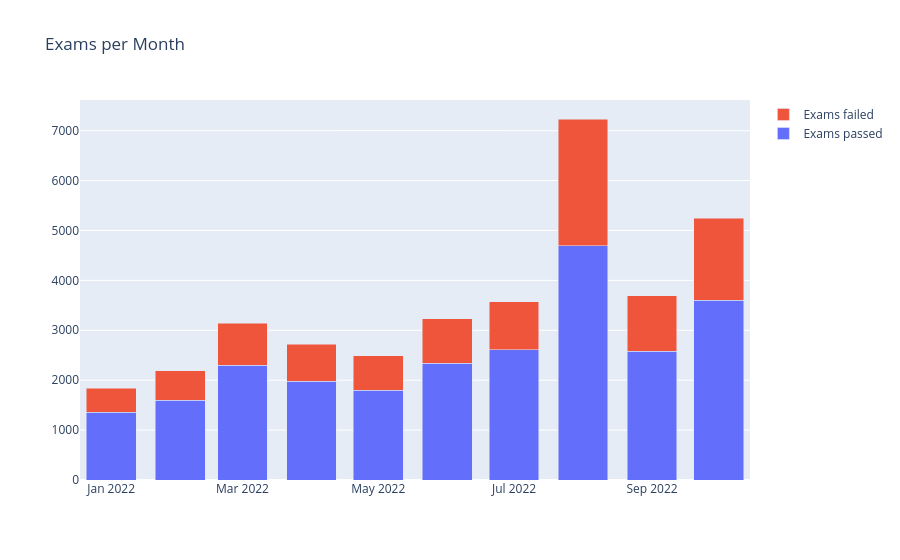

This figure's notebook cell:
### Code cell
from plotly import graph_objs
from typing import Literal

def exams_bar_plot(category: Literal["All", "Practice", "Course", "Career Track"]):
    df = pd.read_csv("data/exam_attempts.csv")
    df.date_exam_completed = pd.to_datetime(df.date_exam_completed)
    df["month"] = df.date_exam_completed.dt.strftime("%Y-%m")
    if category != "All":
        cat = {"Practice": 1, "Course": 2, "Career Track": 3}
        df = df[df.exam_category == cat[category]]

    df_fail = df[df.exam_passed == 0].groupby("month", as_index=False).exam_attempt_id.count()
    df_pass = df[df.exam_passed == 1].groupby("month", as_index=False).exam_attempt_id.count()

    fig = graph_objs.Figure(
        data=[
            graph_objs.Bar(name="Exams passed", x=df_pass.month, y=df_pass.exam_attempt_id),
            graph_objs.Bar(name="Exams failed", x=df_fail.month, y=df_fail.exam_attempt_id)
        ]
    )
    fig.update_layout(barmode="stack", title="Exams per Month")
    return fig

fig = exams_bar_plot("All")
fig.show()

### Figure 1 — Plotly figure (JSON) as saved in the notebook; plotly's stock layout.template omitted (floating-point values rounded to 4 significant figures)
{"data": [{"name": "Exams passed", "type": "bar", "x": ["2022-01", "2022-02", "2022-03", "2022-04", "2022-05", "2022-06", "2022-07", "2022-08", "2022-09", "2022-10"], "y": [1354, 1600, 2296, 1976, 1802, 2338, 2608, 4696, 2579, 3599]}, {"name": "Exams failed", "type": "bar", "x": ["2022-01", "2022-02", "2022-03", "2022-04", "2022-05", "2022-06", "2022-07", "2022-08", "2022-09", "2022-10"], "y": [487, 592, 841, 748, 687, 895, 965, 2538, 1114, 1644]}], "layout": {"barmode": "stack", "title": {"text": "Exams per Month"}}}
